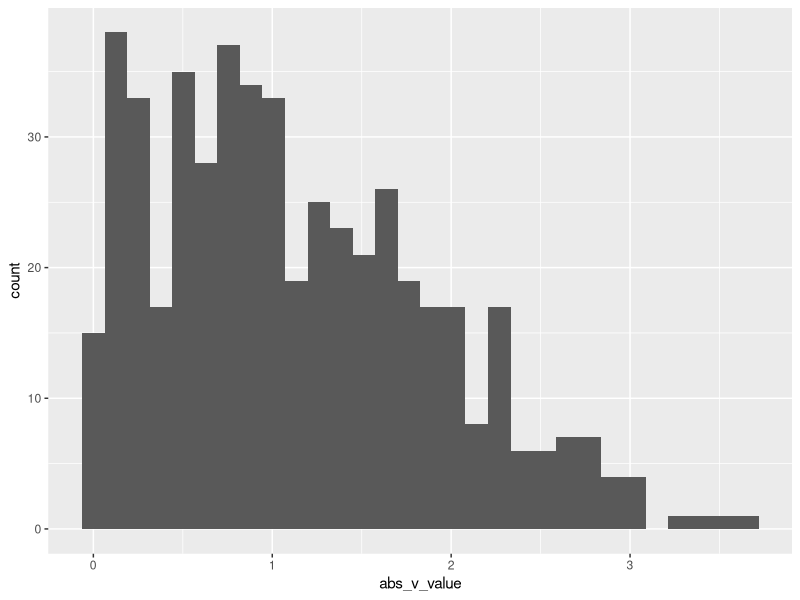

Write R code to recreate this figure.
## ---- chunk 1
library(tidyverse)

df_learn = tibble(
  value = rnorm(n=500, mean=1),
  value_geq1 = value>1,
  abs_v_value = abs(value)
  )

ggplot(df_learn, aes(x=abs_v_value))+
  geom_histogram()
